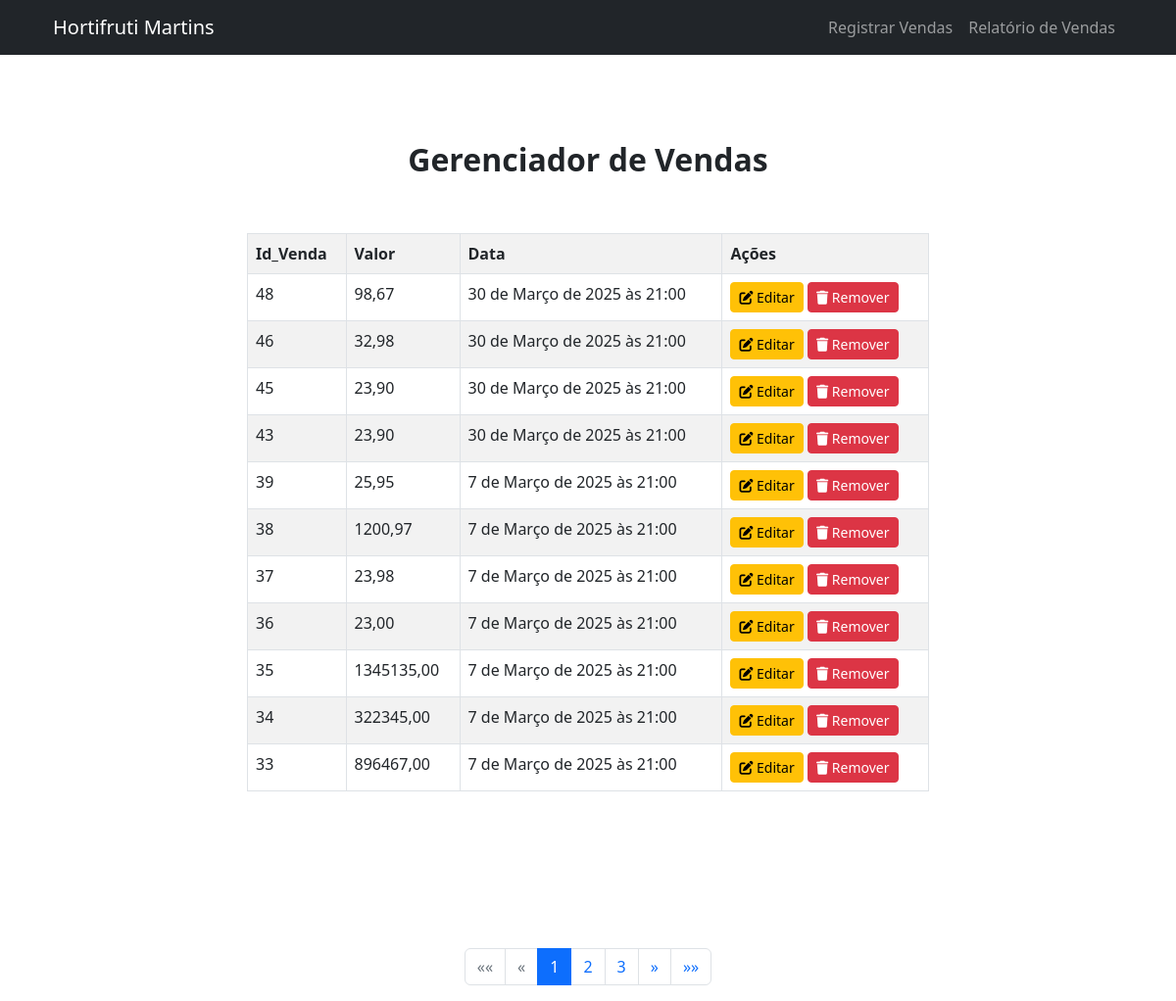
The app's page /gerenciadorvendas/, older data.
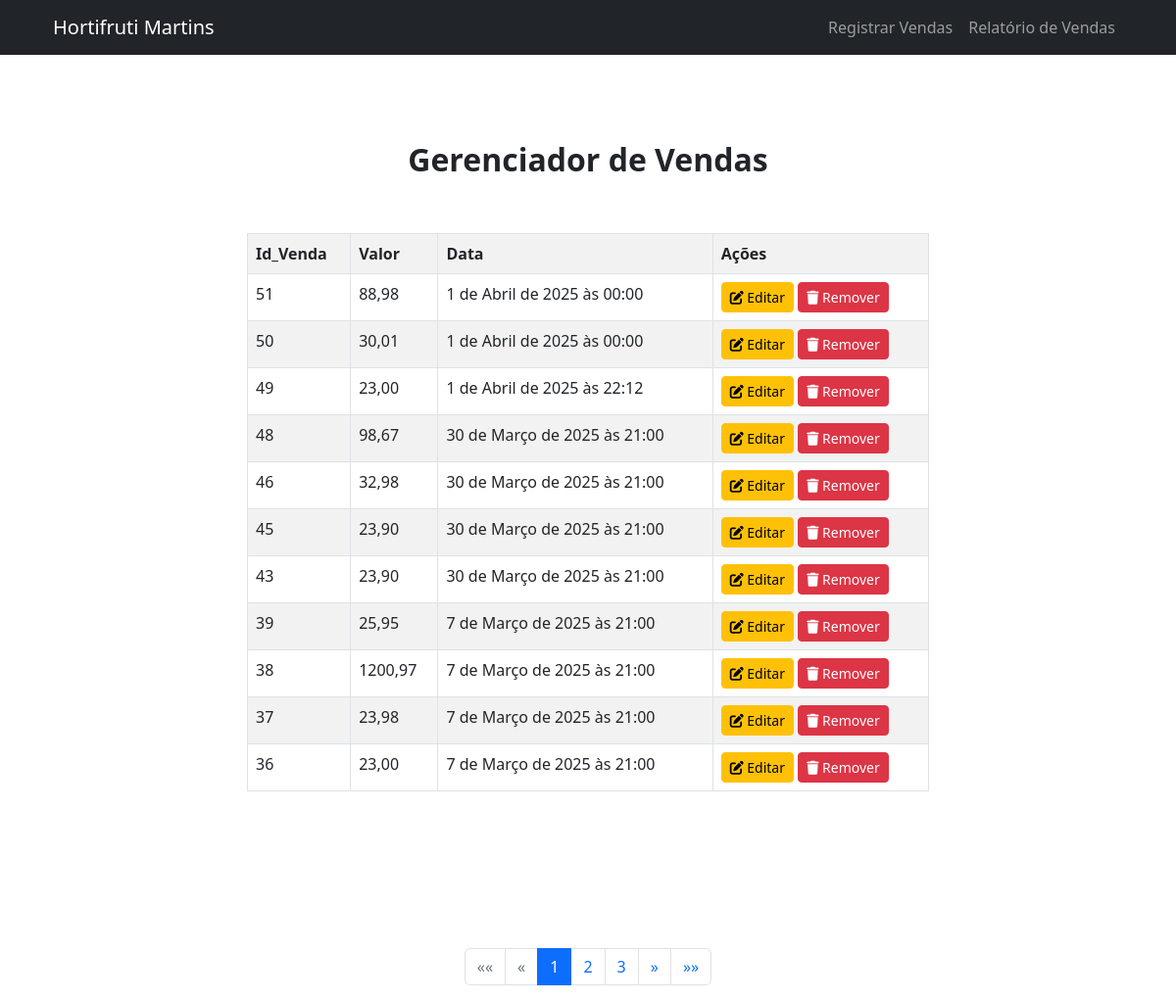
The same page, newer data.
### hortifruti/models.py (models this page shows)
class VendasModel(models.Model):
    id_venda = models.AutoField(primary_key=True)
    valor = models.DecimalField(max_digits=10, decimal_places=2)
    data = models.DateTimeField(auto_now_add=True)

### hortifruti/views.py (the view)
# urls.py: path('gerenciadorvendas/', views.gerenciadorPage, name='gerenciador_Page'),
def gerenciadorPage(request):
    context = repository.listarUltimasVendas(request)
    return render(request, 'gerenciadorPAGE.html', context)

### hortifruti/repository.py (called while the page is built)
  def listarUltimasVendas(self, request):
        lista_vendas = VendasModel.objects.all().order_by('-id_venda')  # Ordena por ID decrescente
        paginator = Paginator(lista_vendas, 11)  # Você pode ajustar o número de itens por página
        page_number = request.GET.get('page')
        page_obj = paginator.get_page(page_number)
        context = {
            'vendas': page_obj,
            'paginator': paginator,
            'is_paginated': True,
        }
        return context

### hortifruti/templates/gerenciadorPage.html (shortened to what this page needs)
{% load static %}
<!DOCTYPE html>
<html lang="pt-BR">
    <head>
        <link href={% static 'css/styles.css' %} rel="stylesheet" />
        <link rel="stylesheet" href="https://cdnjs.cloudflare.com/ajax/libs/font-awesome/6.0.0/css/all.min.css" />
    </head>
    <body id="page-top">
        <nav class="navbar navbar-expand-lg navbar-dark bg-dark fixed-top" id="mainNav">
            <div class="container px-4">
                <a class="navbar-brand" href="{% url 'index'%}">Hortifruti Martins</a>
                <div class="collapse navbar-collapse" id="navbarResponsive">
                    <ul class="navbar-nav ms-auto">
                        <li class="nav-item"><a class="nav-link" href="{% url 'index'%}">Registrar Vendas</a></li>
                        <li class="nav-item"><a class="nav-link" href="{% url 'relatorio_Page'%}">Relatório de Vendas</a></li>
                    </ul>
                </div>
            </div>
        </nav>
        <section id="about">
            <div class="container px-4">
                <div class="row gx-4 justify-content-center">
                    <div class="col-lg-8">
                        <h2 class="text-center"><strong>Gerenciador de Vendas</strong></h2>
                        <br>
                        <br>
                        <div class="container">
                            <table class="table table-bordered table-striped">
                                <tr>
                                    <th>Id_Venda</th>
                                    <th>Valor</th>
                                    <th>Data</th>
                                    <th>Ações</th>
                                </tr>
                                {% for venda in vendas %}
                                <tr>
                                    <td>{{venda.id_venda}}</td>
                                    <td>{{venda.valor}}</td>
                                    <td>{{venda.data}}</td>
                                    <td>
                                        <a href="{% url 'editar_venda' venda.id_venda %}" class="btn btn-warning btn-sm">
                                            <i class="fas fa-edit"></i> Editar
                                        </a>
                                        <button type="button" class="btn btn-danger btn-sm" data-bs-toggle="modal" data-bs-target="#deleteModal{{ venda.id_venda }}">
                                            <i class="fas fa-trash"></i> Remover
                                        </button>
                                    </td>
                                </tr>
                                {%endfor%}
                            </table>
                        </div>
                    </div>
                </div>
            </div>
        </section>
        {% if is_paginated %}
<nav aria-label="Navegação de páginas">
    <ul class="pagination justify-content-center">
        {% if vendas.has_previous %}
            <li class="page-item">
                <a class="page-link" href="?page=1" aria-label="Primeira">
                    <span aria-hidden="true">&laquo;&laquo;</span>
                </a>
            </li>
            <li class="page-item">
                <a class="page-link" href="?page={{ vendas.previous_page_number }}" aria-label="Anterior">
                    <span aria-hidden="true">&laquo;</span>
                </a>
            </li>
        {% else %}
            <li class="page-item disabled">
                <a class="page-link" href="#" aria-label="Primeira">
                    <span aria-hidden="true">&laquo;&laquo;</span>
                </a>
            </li>
            <li class="page-item disabled">
                <a class="page-link" href="#" aria-label="Anterior">
                    <span aria-hidden="true">&laquo;</span>
                </a>
            </li>
        {% endif %}
        {% for num in vendas.paginator.page_range %}
            {% if vendas.number == num %}
                <li class="page-item active"><a class="page-link" href="?page={{ num }}">{{ num }}</a></li>
            {% elif num > vendas.number|add:'-3' and num < vendas.number|add:'3' %}
                <li class="page-item"><a class="page-link" href="?page={{ num }}">{{ num }}</a></li>
            {% endif %}
        {% endfor %}
        {% if vendas.has_next %}
            <li class="page-item">
                <a class="page-link" href="?page={{ vendas.next_page_number }}" aria-label="Próxima">
                    <span aria-hidden="true">&raquo;</span>
                </a>
            </li>
            <li class="page-item">
                <a class="page-link" href="?page={{ vendas.paginator.num_pages }}" aria-label="Última">
                    <span aria-hidden="true">&raquo;&raquo;</span>
                </a>
            </li>
        {% endif %}
    </ul>
</nav>
{% endif %}
</body>
</html>

Row changes from the older to the newer data that the page shows:
removed VendasModel: id_venda "35", valor "1345135,00", data "7 de Março de 2025 às 21:00"
removed VendasModel: id_venda "34", valor "322345,00", data "7 de Março de 2025 às 21:00"
removed VendasModel: id_venda "33", valor "896467,00", data "7 de Março de 2025 às 21:00"
added VendasModel: id_venda "51", valor "88,98", data "1 de Abril de 2025 às 00:00"
added VendasModel: id_venda "50", valor "30,01", data "1 de Abril de 2025 às 00:00"
added VendasModel: id_venda "49", valor "23,00", data "1 de Abril de 2025 às 22:12"
